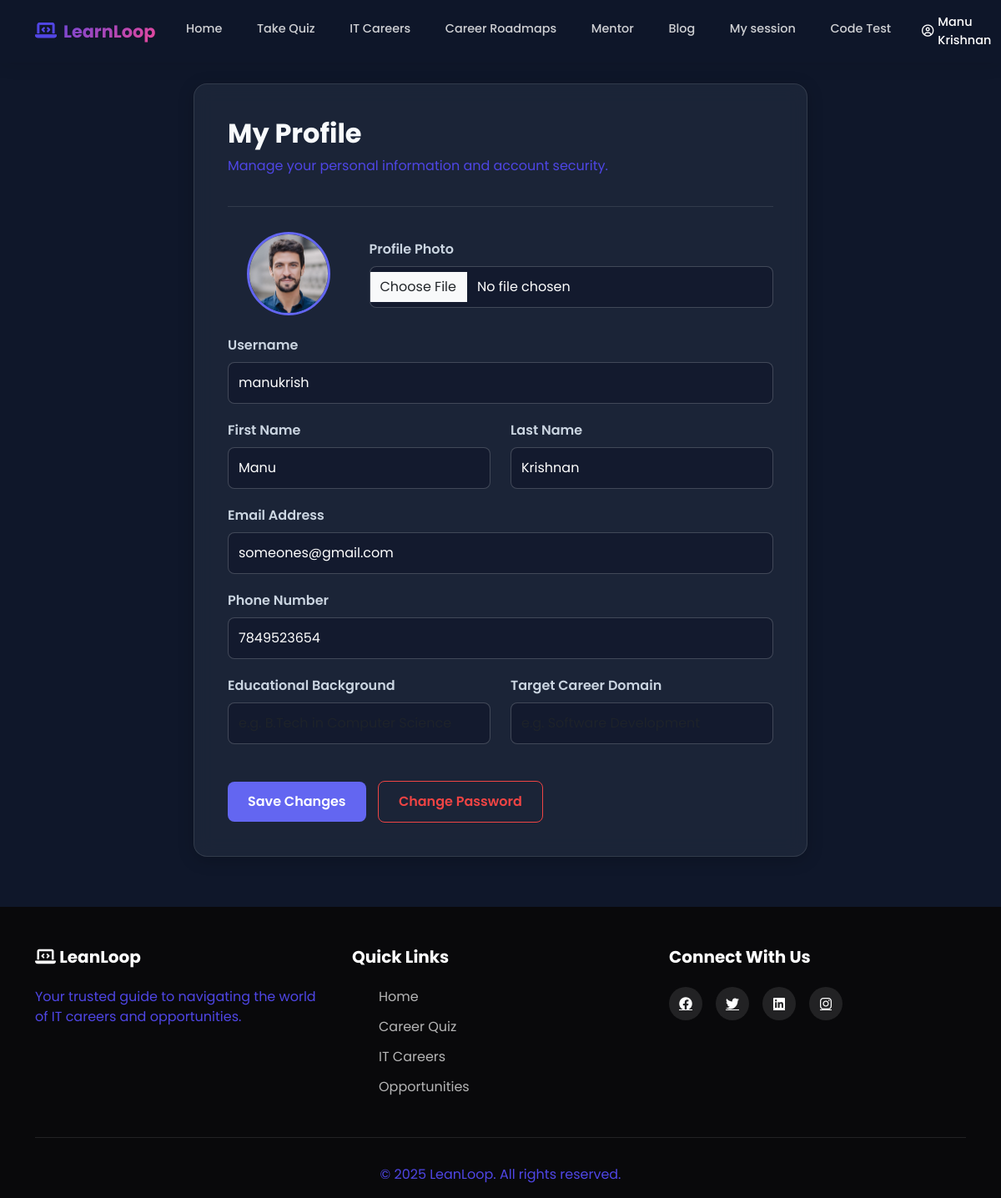
The app's page /accounts/user/profile/ (signed in) with its own data.
### accounts/models.py (models this page shows, shortened)
class CustomUser(AbstractUser):
    ROLE_CHOICES = (
        ('user', 'User'),
        ('mentor', 'Mentor'),
        ('Admin', 'Admin'),
    )
    role = models.CharField(
        max_length=10,
        choices=ROLE_CHOICES,
        default='user'
    )
    phone_regex = RegexValidator(
    regex=r'^[9876]\d{9}$',
    message="Phone number must be a 10-digit number and start with 9, 8, 7, or 6."
    )
    phone_number = models.CharField(
        max_length=10,
        blank=True,
        null=True,
        validators=[phone_regex],
        unique=True,
        help_text='Enter 10 digit phone number'
    )
    previous_experience = models.BooleanField(blank=True, null=True,verbose_name="Previous Experience")
    is_approved=models.BooleanField(default=False)
    GENDER_CHOICES = [
        ('male', 'Male'),
        ('female', 'Female'),
        ('other', 'Other'),
        ('prefer_not_to_say', 'Prefer not to say'),
    ]
    gender = models.CharField(
        max_length=20,
        choices=GENDER_CHOICES,
        blank=False,
        null=False
    )
    profile_photo = models.ImageField(upload_to='profile_photos/', blank=False, null=True)
    education = models.CharField(max_length=200, blank=True, null=True)
    career_domain = models.CharField(max_length=100, blank=True, null=True)
    profession = models.CharField(max_length=100, blank=False, null=True)
    experience_years = models.PositiveIntegerField(
        null=True,
        blank=False,
    )
    expertise = models.CharField(
        blank=False,
        null=True,
        max_length=100,
    )
    bio = models.CharField(
        blank=False,
        null=True,
    )
    linkedin = models.URLField(blank=True, null=True)
    portfolio = models.URLField(blank=True, null=True)
    available_days = models.JSONField(default=list)  # ["mon", "wed", "fri"]
    available_from = models.TimeField(default="09:00")
    available_to = models.TimeField(default="17:00")
    session_duration = models.CharField(
        max_length=10,
        choices=[
            ('30', '30 Minutes'),
            ('60', '60 Minutes'),
        ],null=True, blank=False
    )
    intro_video = models.FileField(upload_to="mentor_videos/", blank=True, null=True)
    created_at = models.DateTimeField(
        auto_now_add=True,
        null=True
    )

### accounts/views.py (the view)
# urls.py: path('user/profile/', views.user_profile, name='user_profile'),
@login_required
def user_profile(request):
    if request.method == 'POST':
        form = UserProfileForm(request.POST, request.FILES, instance=request.user)
        if form.is_valid():
            form.save()
            messages.success(request, 'Your profile has been updated successfully!')
            return redirect('user_profile')
        else:
            messages.error(request, 'Please correct the errors below.')
    else:
        form = UserProfileForm(instance=request.user)
    return render(request, 'dashboard/user_profile.html', {'form': form})

### accounts/forms.py (shortened to what this page needs)
class UserProfileForm(forms.ModelForm):
    class Meta:
        model = CustomUser
        fields = ['username', 'first_name', 'last_name', 'email', 'phone_number', 'profile_photo', 'education', 'career_domain']
        widgets = {
            'username': forms.TextInput(attrs={'class': 'form-control', 'placeholder': 'Username'}),
            'first_name': forms.TextInput(attrs={'class': 'form-control', 'placeholder': 'First Name'}),
            'last_name': forms.TextInput(attrs={'class': 'form-control', 'placeholder': 'Last Name'}),
            'email': forms.EmailInput(attrs={'class': 'form-control', 'placeholder': 'Email Address'}),
            'phone_number': forms.TextInput(attrs={'class': 'form-control', 'placeholder': 'Phone Number'}),
            'profile_photo': forms.FileInput(attrs={'class': 'form-control'}),
            'education': forms.TextInput(attrs={'class': 'form-control', 'placeholder': 'e.g. B.Tech in Computer Science'}),
            'career_domain': forms.TextInput(attrs={'class': 'form-control', 'placeholder': 'e.g. Software Development'}),
        }

### accounts/templates/dashboard/user_profile.html (shortened to what this page needs)
{% extends 'dashboard/userbase.html' %}
{% block content %}
<section class="profile-section">
    <div class="container">
        <div class="row justify-content-center">
            <div class="col-lg-8">
                <div class="profile-card">
                    <div class="profile-header">
                        <h2>My Profile</h2>
                        <p class="text-muted mt-2" style="color: #94a3b8 !important;">Manage your personal information and account security.</p>
                    </div>
                    <form method="post" enctype="multipart/form-data">
                        <div class="row mb-4 align-items-center">
                            <div class="col-md-3 text-center">
                                {% if request.user.profile_photo %}
                                    <img src="{{ request.user.profile_photo.url }}" alt="Profile Photo" style="width: 100px; height: 100px; object-fit: cover; border-radius: 50%; border: 3px solid #6366f1;">
                                {% else %}
                                    <div style="width: 100px; height: 100px; background: #334155; border-radius: 50%; display: flex; align-items: center; justify-content: center; margin: 0 auto; border: 3px solid #6366f1;">
                                        <i class="far fa-user" style="font-size: 40px; color: #94a3b8;"></i>
                                    </div>
                                {% endif %}
                            </div>
                            <div class="col-md-9 form-group mb-0">
                                <label class="form-label">Profile Photo</label>
                                {{ form.profile_photo }}
                            </div>
                        </div>
                        <div class="row">
                            <div class="col-md-12 form-group">
                                <label class="form-label">Username</label>
                                {{ form.username }}
                            </div>
                        </div>
                        <div class="row">
                            <div class="col-md-6 form-group">
                                <label class="form-label">First Name</label>
                                {{ form.first_name }}
                            </div>
                            <div class="col-md-6 form-group">
                                <label class="form-label">Last Name</label>
                                {{ form.last_name }}
                            </div>
                        </div>
                        <div class="form-group">
                            <label class="form-label">Email Address</label>
                            {{ form.email }}
                        </div>
                        <div class="form-group">
                            <label class="form-label">Phone Number</label>
                            {{ form.phone_number }}
                        </div>
                        <div class="row">
                            <div class="col-md-6 form-group">
                                <label class="form-label">Educational Background</label>
                                {{ form.education }}
                            </div>
                            <div class="col-md-6 form-group">
                                <label class="form-label">Target Career Domain</label>
                                {{ form.career_domain }}
                            </div>
                        </div>
                        <div class="mt-4">
                            <button type="submit" class="btn-save">Save Changes</button>
                            <a href="{% url 'change_password' %}" class="btn-reset">Change Password</a>
                        </div>
                    </form>
                </div>
            </div>
        </div>
    </div>
</section>
{% endblock %}

### accounts/templates/dashboard/userbase.html (shortened to what this page needs)
{% load static %}
<!DOCTYPE html>
<html lang="en">
<head>
    <link href="https://cdn.jsdelivr.net/npm/bootstrap@5.3.0/dist/css/bootstrap.min.css" rel="stylesheet">
    <link rel="stylesheet" href="https://cdnjs.cloudflare.com/ajax/libs/font-awesome/6.4.0/css/all.min.css">
    <link rel="stylesheet" href="{% static 'css/userpage.css' %}">
</head>
<body>
    <nav class="navbar navbar-expand-lg navbar-dark fixed-top">
        <div class="container">
            <a class="navbar-brand" href="#">
                <i class="fas fa-laptop-code"></i> LearnLoop
            </a>
            <div class="collapse navbar-collapse" id="navbarNav">
                <ul class="navbar-nav ms-auto">
                    <li class="nav-item"><a class="nav-link" href="{% url 'user_dashboard' %}">Home</a></li>
                    <li class="nav-item"><a class="nav-link" href="{% url 'careers:assessment' %}">Take Quiz</a></li>
                    <li class="nav-item"><a class="nav-link" href="#careers">IT Careers</a></li>
                    <li class="nav-item"><a class="nav-link" href="{% url 'careers:roads' %}">Career Roadmaps</a></li>
                    <li class="nav-item"><a class="nav-link" href="{% url 'mentor_list' %}">Mentor</a></li>
                    <li class="nav-item"><a class="nav-link" href="{% url 'blog_list' %}">Blog</a></li>
                    <li class="nav-item"><a class="nav-link" href="{% url 'user_sessions' %}">My session</a></li>
                    <li class="nav-item"><a class="nav-link" href="{% url 'careers:codearena' %}">Code Test</a></li>
                    <li class="nav-item ms-lg-3 d-flex align-items-center user-controls">
                        <a href="{% url 'user_profile' %}" class="nav-username" style="text-decoration: none;">
                            <i class="far fa-user-circle"></i> {{ request.user.first_name }} {{ request.user.last_name }}
                        </a>
                    </li>
                </ul>
            </div>
        </div>
    </nav>
    {% block content %}
    {% endblock %}
    <footer class="footer">
        <div class="container">
            <div class="row">
                <div class="col-lg-4">
                    <h5><i class="fas fa-laptop-code"></i> LeanLoop</h5>
                    <p>Your trusted guide to navigating the world of IT careers and opportunities.</p>
                </div>
                <div class="col-lg-4">
                    <h5>Quick Links</h5>
                    <ul class="footer-links">
                        <li><a href="#home">Home</a></li>
                        <li><a href="#questionnaire">Career Quiz</a></li>
                        <li><a href="#careers">IT Careers</a></li>
                        <li><a href="#opportunities">Opportunities</a></li>
                    </ul>
                </div>
                <div class="col-lg-4">
                    <h5>Connect With Us</h5>
                    <div class="social-links">
                        <a href="#"><i class="fab fa-facebook"></i></a>
                        <a href="#"><i class="fab fa-twitter"></i></a>
                        <a href="#"><i class="fab fa-linkedin"></i></a>
                        <a href="#"><i class="fab fa-instagram"></i></a>
                    </div>
                </div>
            </div>
            <div class="footer-bottom">
                <p>&copy; 2025 LeanLoop. All rights reserved.</p>
            </div>
        </div>
    </footer>
</body>
</html>

### static/css/userpage.css (style rules this page uses)
* { margin: 0; padding: 0; box-sizing: border-box; }
:root { --primary-color: #4f46e5; --secondary-color: #9333ea; --accent-color: #ec4899; --dark-bg: #09090b; --light-bg: #f4f4f5; --text-dark: #18181b; --text-light: #ffffff; --card-bg: #ffffff; --shadow: 0 10px 40px rgba(79, 70, 229, 0.08); --shadow-hover: 0 20px 60px rgba(147, 51, 234, 0.15); }
body { font-family: 'Poppins', sans-serif; color: var(--text-dark); overflow-x: hidden; background: var(--light-bg); }
html { scroll-behavior: smooth; }
.navbar { background: rgba(15, 23, 42, 0.95); backdrop-filter: blur(10px); padding: 1rem 0; transition: all 0.3s ease; box-shadow: 0 2px 20px rgba(0, 0, 0, 0.1); }
.navbar-brand { font-weight: 700; font-size: 1.5rem; background: linear-gradient(135deg, var(--primary-color), var(--accent-color)); -webkit-background-clip: text; -webkit-text-fill-color: transparent; background-clip: text; }
.navbar-brand i,p { -webkit-text-fill-color: var(--primary-color); }
.nav-link { color: rgba(255, 255, 255, 0.8) !important; font-weight: 500; margin: 0 0.5rem; transition: all 0.3s ease; position: relative; }
.nav-link::after { content: ''; position: absolute; bottom: -5px; left: 50%; width: 0; height: 2px; background: linear-gradient(135deg, var(--primary-color), var(--accent-color)); transition: all 0.3s ease; transform: translateX(-50%); }
.footer { background: var(--dark-bg); color: var(--text-light); padding: 3rem 0 1rem; }
.footer h5 { font-weight: 700; margin-bottom: 1.5rem; }
.footer-links { list-style: none; }
.footer-links li { margin-bottom: 0.75rem; }
.footer-links a { color: rgba(255, 255, 255, 0.7); text-decoration: none; transition: all 0.3s ease; }
.social-links { display: flex; gap: 1rem; }
.social-links a { width: 40px; height: 40px; background: rgba(255, 255, 255, 0.1); border-radius: 50%; display: flex; align-items: center; justify-content: center; color: var(--text-light); transition: all 0.3s ease; }
.footer-bottom { text-align: center; margin-top: 2rem; padding-top: 2rem; border-top: 1px solid rgba(255, 255, 255, 0.1); }
.footer-bottom p { color: rgba(255, 255, 255, 0.5); margin: 0; }

### accounts/templates/dashboard/userbase.html (style rules this page uses)
.nav-username { color: #ffffff; font-weight: 500; margin-right: 15px; font-size: 0.9rem; display: flex; align-items: center; gap: 5px; }
.navbar-brand { color: #f3e8ff !important; font-weight: 700; font-size: 1.3rem; display: flex; align-items: center; gap: 8px; }
.navbar-brand i { color: #a855f7; }
.navbar-nav .nav-link { font-size: 0.9rem; padding: 0.5rem 0.8rem !important; white-space: nowrap; }
.user-controls { margin-left: 1rem; }

### accounts/templates/dashboard/user_profile.html (style rules this page uses)
body { background-color: #0f172a; color: white; }
.profile-section { padding-top: 100px; padding-bottom: 60px; min-height: 100vh; }
.profile-card { background: rgba(30, 41, 59, 0.8); border: 1px solid rgba(255,255,255,0.1); backdrop-filter: blur(12px); border-radius: 16px; box-shadow: 0 4px 20px rgba(0,0,0,0.2); padding: 40px; }
.profile-header { margin-bottom: 30px; border-bottom: 1px solid rgba(255,255,255,0.1); padding-bottom: 20px; }
.profile-header h2 { font-weight: 700; color: #f8fafc; margin: 0; }
.form-group { margin-bottom: 20px; }
.form-label { font-weight: 600; color: #cbd5e1; margin-bottom: 8px; display: block; }
.form-control { background: rgba(15, 23, 42, 0.6); color: white; border: 1px solid rgba(255,255,255,0.2); border-radius: 8px; padding: 12px; transition: all 0.2s; width: 100%; }
.btn-save { background: #6366f1; color: white; border: none; padding: 12px 24px; border-radius: 8px; font-weight: 600; transition: all 0.2s; cursor: pointer; }
.btn-reset { display: inline-block; background: transparent; color: #ef4444; border: 1px solid #ef4444; padding: 12px 24px; border-radius: 8px; font-weight: 600; text-decoration: none; transition: all 0.2s; margin-left: 10px; }

### records on screen
CustomUser: user.first_name "Manu", user.last_name "Krishnan", user.profile_photo (picture), username "manukrish", first_name "Manu", last_name "Krishnan", email "someones@gmail.com", phone_number "7849523654"
